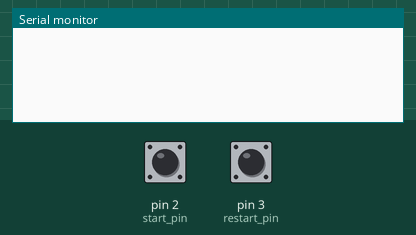
Simulated run of this sketch. Board: Arduino Uno, built with avr-gcc and run on an emulated ATmega328P. Shown: the last lines printed to the serial monitor. Inputs (shaded band) come from the test bench; at power-on: pin 2 (start_pin) HIGH, pin 3 (restart_pin) HIGH.

Above: at 1.2 s.
1.3 s: pin 2 (start_pin) pulled LOW for 0.15 s
At 2.1 s:
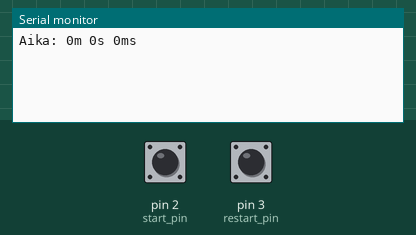
3.8 s: pin 3 (restart_pin) pulled LOW for 0.15 s
At 4.8 s:
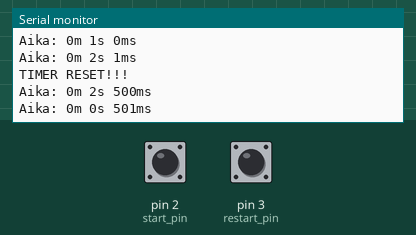
5.4 s: pin 3 (restart_pin) pulled LOW for 1 s
At 5.41 s:
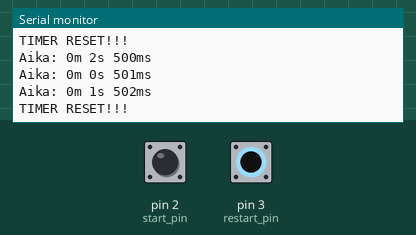
Timing chart, 0 to 8.4 s (numbered marks = the images above; inputs shaded):
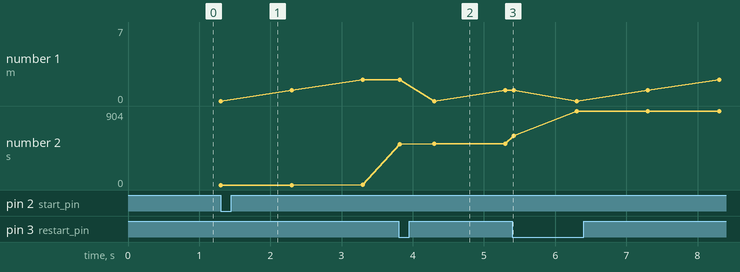

Measured:
- after the input at 1.3 s, the serial monitor: prints a new line at once (image 1)
- after the input at 3.8 s, the serial monitor: prints a new line at once (image 2)
- plotted number 2: 1 → 502 after the input at 3.8 s, 502 → 904 after the input at 5.4 s

The sketch:

luento5_tehtava1.ino
```cpp
volatile uint16_t milliseconds = 0;
volatile uint16_t seconds = 0;
volatile uint16_t minutes = 0;

volatile unsigned long last_time = 0;

volatile uint8_t timer_enabled = 0;

const unsigned int start_pin = 2;
const unsigned int restart_pin = 3;

volatile unsigned long last_restart_interrupt = 0;
const unsigned long restart_delay = 500;


void setup() {
  // put your setup code here, to run once:
  Serial.begin(9600);

  pinMode(start_pin, INPUT_PULLUP);
  pinMode(restart_pin, INPUT_PULLUP);

  attachInterrupt(digitalPinToInterrupt(start_pin), start_timer, FALLING);
  attachInterrupt(digitalPinToInterrupt(restart_pin), restart_timer, FALLING);
}

void loop() {
  // put your main code here, to run repeatedly:
  if (timer_enabled) {
    update_timer();
    print_timer();
    delay(1000);
  }
}

void update_timer() {
  unsigned long current_time = millis();

  milliseconds += current_time - last_time;

  last_time = current_time;

  while (milliseconds >= 1000) {
    milliseconds -= 1000;
    seconds += 1;
    while(seconds >= 60) {
      seconds -= 60;
      minutes += 1;
    }
  }
}

void start_timer() {
  if (!timer_enabled) { // varotaan uusia startteja
    reset_timer();
    timer_enabled = 1;
  }
}

void restart_timer() {
  unsigned long current_time = millis();
  if (current_time - last_restart_interrupt > restart_delay) {
    Serial.println("TIMER RESET!!!");
    update_timer();
    print_timer();
    reset_timer();
    last_restart_interrupt = current_time;
  }
}

void print_timer() {
  Serial.print("Aika: ");
  Serial.print(minutes);
  Serial.print("m ");
  Serial.print(seconds);
  Serial.print("s ");
  Serial.print(milliseconds);
  Serial.println("ms");
}

void reset_timer() {
  milliseconds = 0;
  seconds = 0;
  minutes = 0;

  last_time = millis();
}
```
